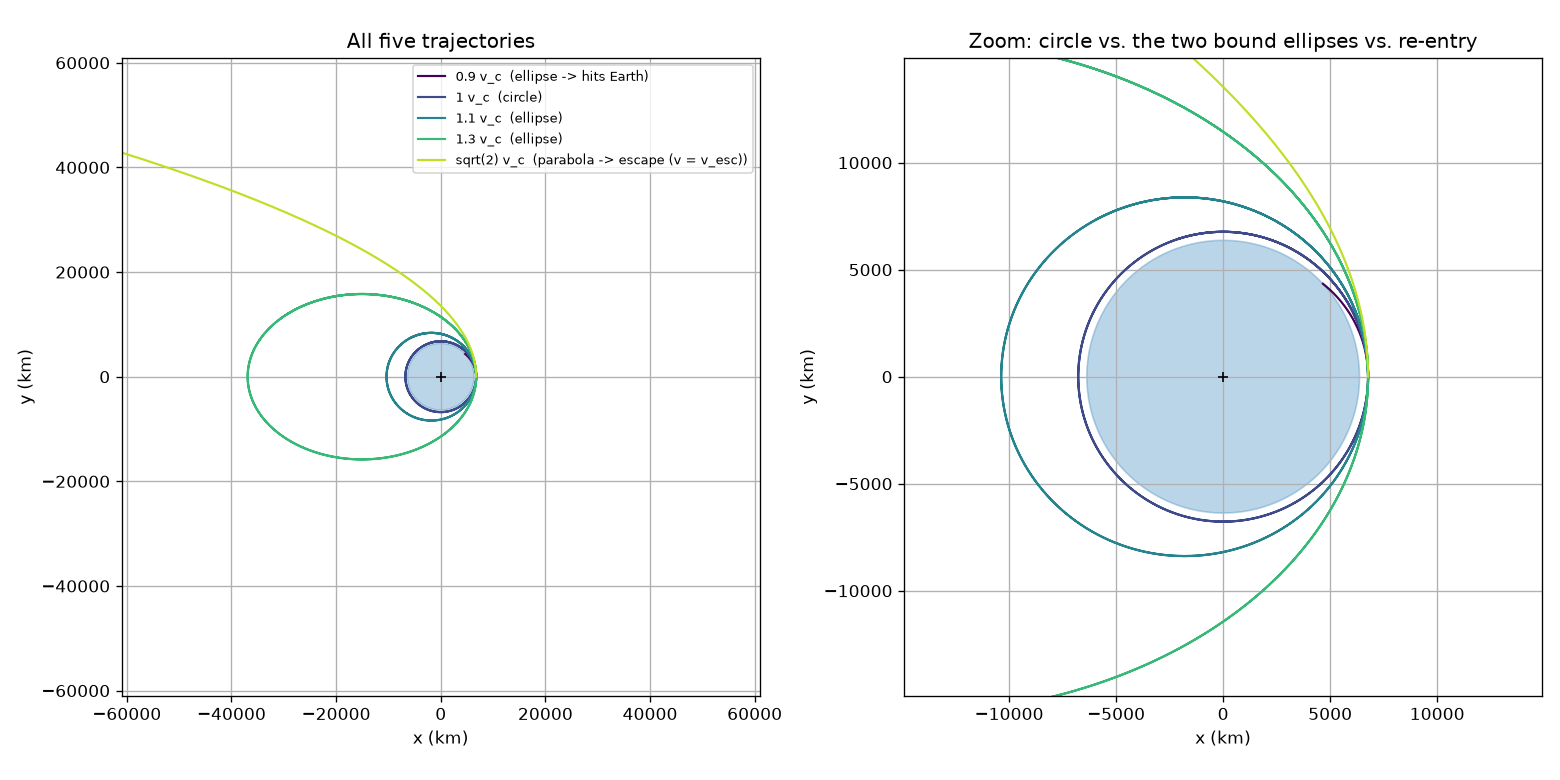

Write the Python code that produced this figure.
"""Module 2 -- Coding Challenge: break the circular orbit.

Same governing equation as orbit_euler.py / orbit_rk4.py:

    r_dot = v
    v_dot = -mu * r / |r|^3

We change *only* the initial speed, always launched perpendicular to the
radius at r0 = R_E + 400 km, as a multiple of the circular speed
v_c = sqrt(mu / r0):

    0.9  v_c    1.0 v_c    1.1 v_c    1.3 v_c    sqrt(2) v_c

and watch the trajectory move through

    collision / ellipse  ->  circle  ->  ellipse  ->  escape.

Why sqrt(2)?  A trajectory escapes when its specific orbital energy is
non-negative:

    epsilon = v^2/2 - mu/r >= 0   ->   v >= sqrt(2 mu / r) = v_esc

and since v_c = sqrt(mu / r) at the same radius,

    v_esc = sqrt(2) * v_c.

So sqrt(2) v_c is exactly the parabolic escape speed -- the boundary between
a closed ellipse and an open, never-returning path.

Integrator: RK4 from orbit_rk4.py. Model + constants: orbit_euler.py.
No other file changes.
"""

import numpy as np
import matplotlib.pyplot as plt

from orbit_euler import (
    MU_EARTH, R_EARTH, R0, dynamics, circular_speed, orbital_period,
)
from orbit_rk4 import rk4_step


# ---------------------------------------------------------------------------
# Local propagator with events (keeps orbit_euler.simulate untouched)
# ---------------------------------------------------------------------------
def propagate(state0, dt, t_max, r_collide, r_escape):
    """RK4 propagation of the shared model that stops on impact or escape."""
    states = [np.asarray(state0, dtype=float)]
    t, event = 0.0, "max_time"
    while t < t_max:
        s = rk4_step(dynamics, states[-1], t, dt)
        r = np.hypot(s[0], s[1])
        states.append(s)
        t += dt
        if r <= r_collide:
            event = "collision"
            break
        if r >= r_escape:
            event = "escape"
            break
    return np.array(states), event


# ---------------------------------------------------------------------------
# Orbit classification from the invariants (no trajectory needed)
# ---------------------------------------------------------------------------
def classify(r0, v0):
    """Return a dict describing the conic for a perpendicular launch at r0."""
    eps = 0.5 * v0 ** 2 - MU_EARTH / r0          # specific energy
    h = r0 * v0                                  # specific ang. momentum
    e = np.sqrt(max(0.0, 1.0 + 2.0 * eps * h ** 2 / MU_EARTH ** 2))
    scale = MU_EARTH / r0

    out = {"eps": eps, "e": e}
    if eps < -1e-9 * scale:                      # bound
        a = -MU_EARTH / (2.0 * eps)
        r_peri, r_apo = a * (1 - e), a * (1 + e)
        out.update(a=a, r_peri=r_peri, r_apo=r_apo,
                   period=orbital_period(MU_EARTH, a))
        if e < 1e-6:
            out["kind"] = "circle"
        elif r_peri <= R_EARTH:
            out["kind"] = "ellipse -> hits Earth"
        else:
            out["kind"] = "ellipse"
    elif eps > 1e-9 * scale:
        out["kind"] = "hyperbola -> escape"
    else:
        out["kind"] = "parabola -> escape (v = v_esc)"
    return out


# ---------------------------------------------------------------------------
# Run
# ---------------------------------------------------------------------------
DT = 2.0
CASES = [
    (0.9, "too slow: r0 becomes apogee, falls to a lower perigee -- "
          "perigee is below the surface, so it re-enters / collides"),
    (1.0, "exactly circular: closed circle at constant radius"),
    (1.1, "a bit fast: r0 becomes perigee, small ellipse bulging outward"),
    (1.3, "much faster but eps still < 0: large, highly eccentric ellipse "
          "-- still bound, still returns"),
    (np.sqrt(2), "eps = 0 exactly: parabolic trajectory, just barely escapes "
                 "and never comes back"),
]


def main():
    v_c = circular_speed(MU_EARTH, R0)
    T_c = orbital_period(MU_EARTH, R0)

    print("=" * 74)
    print("BREAK THE CIRCULAR ORBIT  --  vary only the initial speed")
    print("=" * 74)
    print(f"r0 = {R0/1e3:.1f} km   v_c = sqrt(mu/r0) = {v_c:.2f} m/s")
    print(f"escape speed  v_esc = sqrt(2 mu/r0) = sqrt(2) v_c = {np.sqrt(2)*v_c:.2f} m/s")
    print()
    print(f"{'v0 / v_c':>9} {'v0 (m/s)':>11} {'eps (J/kg)':>13} {'e':>7}  outcome")
    print("-" * 74)

    trajectories = []
    for factor, prediction in CASES:
        v0 = factor * v_c
        info = classify(R0, v0)

        if "period" in info:
            t_max = 2.3 * info["period"]
        else:
            t_max = 7.0 * T_c            # escape: just run long enough to see it leave

        traj, event = propagate([R0, 0.0, 0.0, v0], DT, t_max,
                                r_collide=R_EARTH, r_escape=12.0 * R0)
        trajectories.append((factor, traj, info))

        tag = f"{factor:.3f}" if abs(factor - np.sqrt(2)) > 1e-9 else "sqrt(2)"
        print(f"{tag:>9} {v0:>11.1f} {info['eps']:>13.3e} {info['e']:>7.3f}  "
              f"{info['kind']}  [sim: {event}]")
        print(f"{'':>9} predicted: {prediction}")
        if "r_apo" in info:
            print(f"{'':>9}            perigee alt {info['r_peri']/1e3 - R_EARTH/1e3:8.1f} km"
                  f"   apogee alt {info['r_apo']/1e3 - R_EARTH/1e3:9.1f} km")
        print()

    print("One governing equation, five initial conditions, four qualitatively")
    print("different fates. The dividing lines are set entirely by the specific")
    print("energy eps = v^2/2 - mu/r:  eps < 0 bound, eps = 0 parabolic escape,")
    print("eps > 0 hyperbolic escape. v0 = sqrt(2) v_c lands exactly on eps = 0,")
    print("which is why that number is not arbitrary.")
    print("=" * 74)

    _plot(trajectories, v_c)


def _plot(trajectories, v_c):
    colors = plt.cm.viridis(np.linspace(0, 0.9, len(trajectories)))
    fig, (ax_wide, ax_zoom) = plt.subplots(1, 2, figsize=(13, 6.5))
    theta = np.linspace(0, 2 * np.pi, 200)

    for ax in (ax_wide, ax_zoom):
        ax.fill(R_EARTH / 1e3 * np.cos(theta), R_EARTH / 1e3 * np.sin(theta),
                color="tab:blue", alpha=0.3)
        ax.plot(0, 0, "+", color="k")
        ax.set_aspect("equal")
        ax.set_xlabel("x (km)")
        ax.set_ylabel("y (km)")
        ax.grid(True)

    for (factor, traj, info), c in zip(trajectories, colors):
        tag = "sqrt(2)" if abs(factor - np.sqrt(2)) < 1e-9 else f"{factor:g}"
        label = f"{tag} v_c  ({info['kind']})"
        for ax in (ax_wide, ax_zoom):
            ax.plot(traj[:, 0] / 1e3, traj[:, 1] / 1e3, color=c, lw=1.3, label=label)

    ax_wide.set_title("All five trajectories")
    lim = 9 * R0 / 1e3
    ax_wide.set_xlim(-lim, lim)
    ax_wide.set_ylim(-lim, lim)
    ax_wide.legend(fontsize=8, loc="upper right")

    ax_zoom.set_title("Zoom: circle vs. the two bound ellipses vs. re-entry")
    z = 2.2 * R0 / 1e3
    ax_zoom.set_xlim(-z, z)
    ax_zoom.set_ylim(-z, z)

    fig.tight_layout()
    fig.savefig("break_orbit.png", dpi=120)


if __name__ == "__main__":
    main()
    plt.show()
